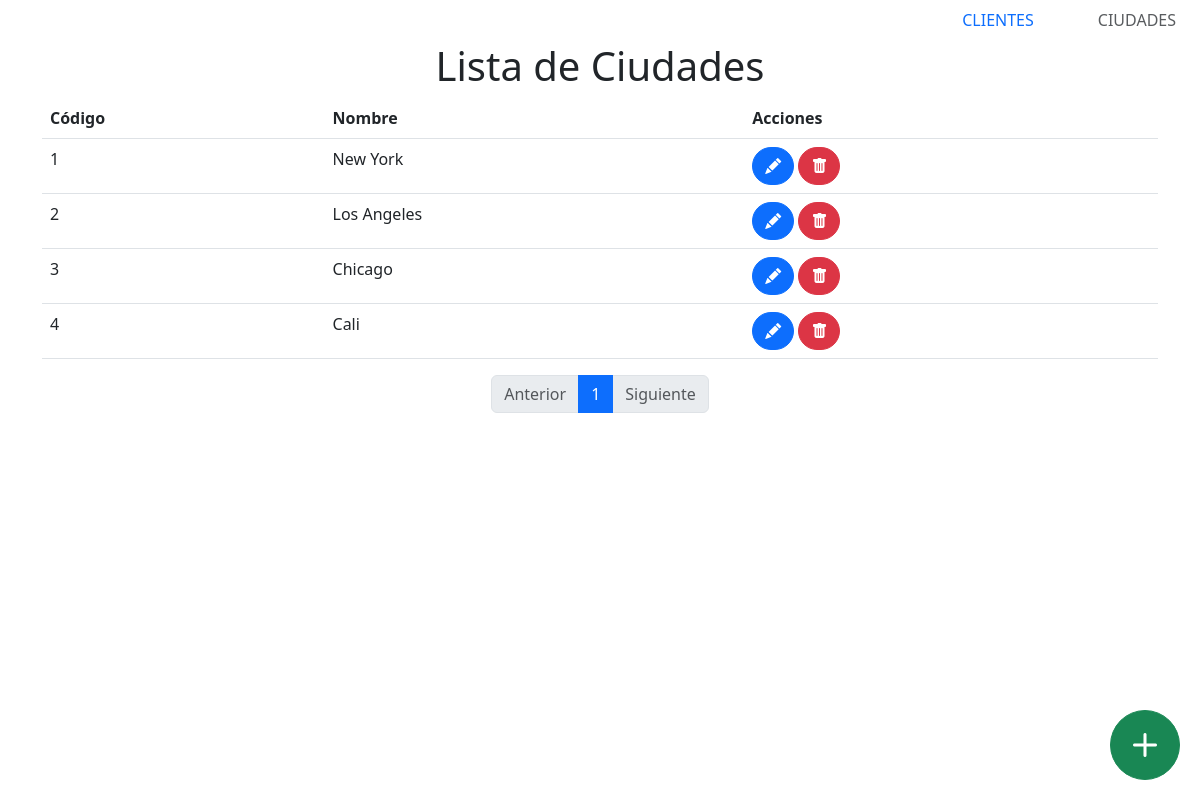
The app's page /cities with its own data.
### Backend/models/models.py (models this page shows, shortened)
class City(db.Model):
    cod = db.Column(db.Integer, primary_key=True)
    name = db.Column(db.String(50), nullable=False)
    clients = db.relationship('Client', backref='city', lazy=True)

### Backend/controllers/city.py (the view)
@app.route('/cities', methods=['GET'])
def cities_list():
    page = request.args.get('page', 1, type=int)
    per_page = 10
    cities = db.session.query(City).paginate(page=page, per_page=per_page)
    delete_url = url_for('cities_delete', cod=0)
    edit_url = url_for('cities_edit', cod=0)
    return render_template('cities.html', cities=cities, delete_url=delete_url, edit_url=edit_url)

### templates/cities.html (shortened to what this page needs)
{% extends "base.html" %}
{% block content %}
<center>
    <h1 class="display-6">Lista de Ciudades</h1>
</center>
<div class="container-sm">
    <table id="citiesTable" class="table table-hover">
        <thead>
            <tr>
                <th>Código</th>
                <th>Nombre</th>
                <th>Acciones</th>
            </tr>
        </thead>
        <tbody id="listCities">
            {% for city in cities.items %}
            <tr id="city-{{ city.cod }}-details">
                <td id="city-{{ city.cod }}-cod">{{ city.cod }}</td>
                <td id="city-{{ city.cod }}-name">{{ city.name }}</td>
                <td>
                    <button type="button" class="btn btn-primary btn-md rounded-5" data-bs-toggle="modal"
                        data-bs-target="#editCityModal-{{ city.cod }}" title="Editar Ciudad">
                        <i class="bi bi-pencil-fill"></i>
                    </button>
                    <button type="button" class="btn btn-danger btn-md rounded-5" data-bs-toggle="modal"
                        data-bs-target="#deleteCityModal-{{ city.cod }}" title="Eliminar Ciudad">
                        <i class="bi bi-trash-fill"></i>
                    </button>
                </td>
            </tr>
            {% endfor %}
        </tbody>
    </table>
    <button type="button" class="btn btn-success" data-bs-toggle="modal" data-bs-target="#cityModal" style="font-size: 24px;
            width: 70px;
            height: 70px;
            border-radius: 50%;
            position: fixed;
            bottom: 20px;
            right: 20px;
            z-index: 100;" title="Agregar ciudad">
        <i class="bi bi-plus-lg"></i>
    </button>
    <div class="container">
        <nav>
            <ul class="pagination justify-content-center">
                {% if cities.has_prev %}
                <li class="page-item">
                    <a class="page-link" href="{{ url_for('cities_list', page=cities.prev_num) }}">Anterior</a>
                </li>
                {% else %}
                <li class="page-item disabled">
                    <a class="page-link">Anterior</a>
                </li>
                {% endif %}
                {% for page_num in cities.iter_pages() %}
                {% if page_num %}
                {% if page_num != cities.page %}
                <li class="page-item">
                    <a class="page-link" href="{{ url_for('cities_list', page=page_num) }}">{{ page_num }}</a>
                </li>
                {% else %}
                <li class="page-item active">
                    <a class="page-link">{{ page_num }}</a>
                </li>
                {% endif %}
                {% else %}
                <li class="page-item disabled">
                    <a class="page-link">...</a>
                </li>
                {% endif %}
                {% endfor %}
                {% if cities.has_next %}
                <li class="page-item">
                    <a class="page-link" href="{{ url_for('cities_list', page=cities.next_num) }}">Siguiente</a>
                </li>
                {% else %}
                <li class="page-item disabled">
                    <a class="page-link">Siguiente</a>
                </li>
                {% endif %}
            </ul>
        </nav>
    </div>
</div>
{% endblock %}

### records on screen
City: cod "1", name "New York"
City: cod "2", name "Los Angeles"
City: cod "3", name "Chicago"
City: cod "4", name "Cali"

### other values on screen
{{ page_num }} "1"
